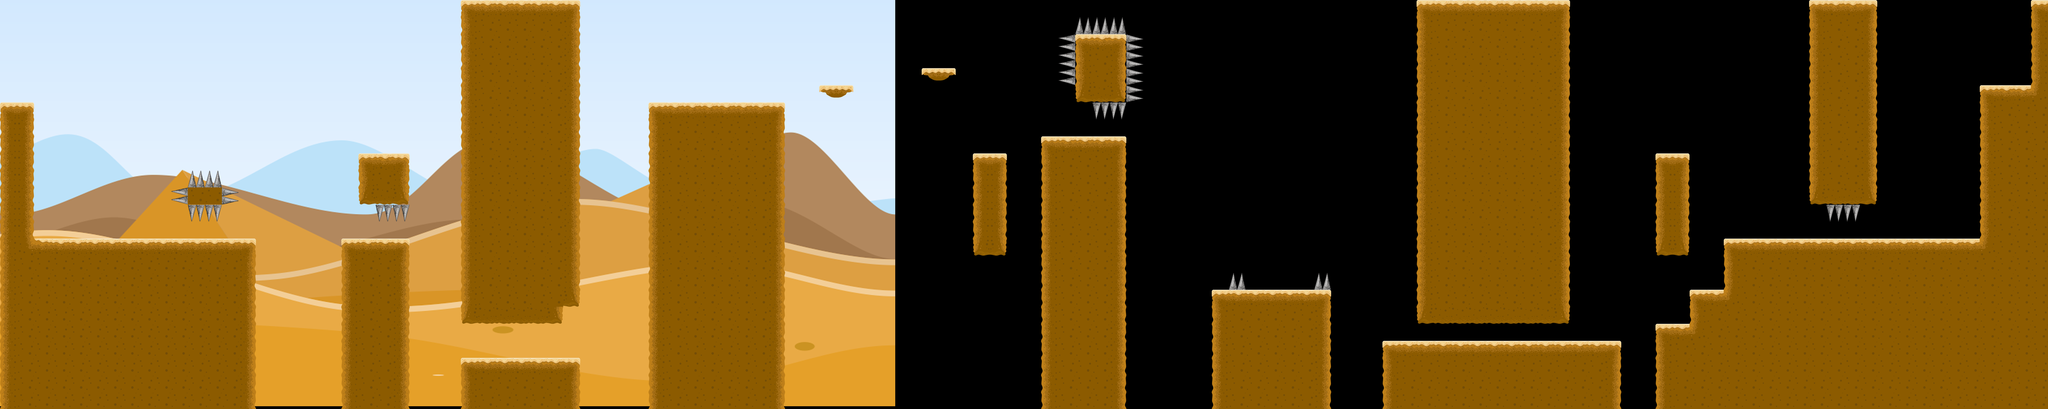

This game map was drawn from its Tiled (.tmx) file and the tilesets committed beside it. A one-line description and the trimmed map source follow:
An orthogonal 120x24 tile map with 68x68 px tiles, 1 tile layer (Capa de patrones 3), 1 hidden layer not drawn, 1 image layer.

<map version="1.0" orientation="orthogonal" renderorder="right-down" width="120" height="24" tilewidth="68" tileheight="68" nextobjectid="1">
 <properties>
  <property name="bone_positionx" type="float" value="7800" />
  <property name="bone_positiony" type="float" value="-300" />
  <property name="camera_y_limit" type="float" value="-700" />
  <property name="parallax_speed" type="float" value="0.7" />
  <property name="player_starting_valuex" type="float" value="140" />
  <property name="player_starting_valuey" type="float" value="810" />
 </properties>
 <tileset firstgid="1" name="Tileset_little" tilewidth="68" tileheight="68" spacing="1" margin="1" tilecount="24" columns="6">
  <image source="Tileset_little.png" width="415" height="276" />
 </tileset>
 <imagelayer name="Capa de Imagen 1" offsetx="-1086.06" offsety="-1025.94">
  <image source="Background44.png" width="4653" height="2646" />
 </imagelayer>
 <layer name="Capa de patrones 3" width="120" height="24">
  <data>[2880 cells, 1237 non-empty, 18 distinct tile ids]</data>
 </layer>
 <layer name="Capa de patrones 4" width="120" height="24" visible="0">
  <data>[2880 cells, 454 non-empty, 3 distinct tile ids]</data>
 </layer>
</map>
